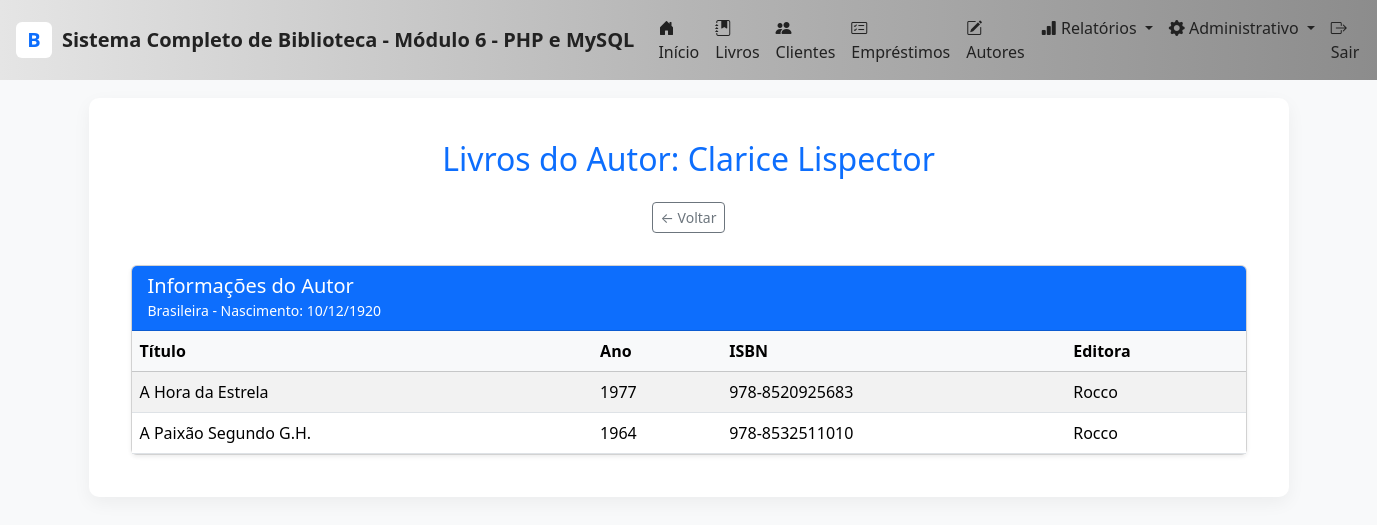
Screenshot of /autor_livros.php?id=2 with the database file from the repository.
### tables this page shows
CREATE TABLE `autores` (
  `id` int NOT NULL AUTO_INCREMENT,
  `nome` varchar(150) NOT NULL,
  `nacionalidade` varchar(50) DEFAULT NULL,
  `data_nascimento` date DEFAULT NULL,
  `biografia` text,
  `created_at` timestamp NOT NULL DEFAULT CURRENT_TIMESTAMP,
  `updated_at` timestamp NOT NULL DEFAULT CURRENT_TIMESTAMP ON UPDATE CURRENT_TIMESTAMP,
  PRIMARY KEY (`id`)
);

CREATE TABLE `livros` (
  `id` int NOT NULL AUTO_INCREMENT,
  `titulo` varchar(200) NOT NULL,
  `autor_id` int NOT NULL,
  `isbn` varchar(20) DEFAULT NULL,
  `ano_publicacao` year DEFAULT NULL,
  `editora` varchar(100) DEFAULT NULL,
  `numero_paginas` int DEFAULT NULL,
  `quantidade_total` int DEFAULT '1',
  `quantidade_disponivel` int DEFAULT '1',
  `categoria` varchar(50) DEFAULT NULL,
  `capa_imagem` varchar(255) DEFAULT NULL,
  `localizacao` varchar(50) DEFAULT NULL,
  `created_at` timestamp NOT NULL DEFAULT CURRENT_TIMESTAMP,
  `updated_at` timestamp NOT NULL DEFAULT CURRENT_TIMESTAMP ON UPDATE CURRENT_TIMESTAMP,
  PRIMARY KEY (`id`),
  UNIQUE KEY `isbn` (`isbn`),
  KEY `idx_titulo` (`titulo`),
  KEY `idx_autor` (`autor_id`),
  KEY `idx_isbn` (`isbn`),
  CONSTRAINT `livros_ibfk_1` FOREIGN KEY (`autor_id`) REFERENCES `autores` (`id`)
);

### autor_livros.php (the view, shortened to what this page needs)
<?php
require_once __DIR__ . '/includes/header.php';
try {
    $conn = Database::getInstance()->getConnection();
} catch (Exception $e) {
    die("Falha ao obter conexão com o banco de dados: " . $e->getMessage());
}
$autor_id = isset($_GET['id']) ? intval($_GET['id']) : 0;
$stmt_autor = $conn->prepare("SELECT nome, nacionalidade, data_nascimento FROM autores WHERE id = :autor_id");
$stmt_autor->bindParam(':autor_id', $autor_id, PDO::PARAM_INT);
$stmt_autor->execute();
$autor_info = $stmt_autor->fetch(PDO::FETCH_ASSOC);
$autor_nome = $autor_info['nome'];
$data_nascimento = $autor_info['data_nascimento'] ? date('d/m/Y', strtotime($autor_info['data_nascimento'])) : "Não informada";
$sql = "
    SELECT
        l.id AS livro_id,
        l.titulo,
        l.isbn,
        l.ano_publicacao,
        l.editora
    FROM autores a
    LEFT JOIN livros l ON a.id = l.autor_id
    WHERE a.id = :autor_id
    ORDER BY l.titulo
";
$stmt = $conn->prepare($sql);
$stmt->bindParam(':autor_id', $autor_id, PDO::PARAM_INT);
$stmt->execute();
$dados = $stmt->fetchAll(PDO::FETCH_ASSOC);
?>
<!DOCTYPE html>
<html lang="pt-br">
<head>
    <link href="https://cdn.jsdelivr.net/npm/bootstrap@5.3.2/dist/css/bootstrap.min.css" rel="stylesheet">
</head>
<body class="bg-light">
<div class="container mt-4">
    <h2 class="text-center mb-4 text-primary">Livros do Autor: <?php echo htmlspecialchars($autor_nome); ?></h2>
    <p class="text-center">
        <a href="javascript:history.back()" class="btn btn-sm btn-outline-secondary mb-3">
            &larr; Voltar
        </a>
    </p>
    <?php
    $tem_livros = count($dados) > 0 && !empty($dados[0]['livro_id']);
    echo "
    <div class='card mb-4 shadow-sm'>
        <div class='card-header bg-primary text-white'>
            <h5 class='mb-0'>Informações do Autor</h5>
            <small>" . htmlspecialchars($autor_info['nacionalidade']) . " - Nascimento: {$data_nascimento}</small>
        </div>
        <div class='card-body p-0'>
            <table class='table table-striped mb-0'>
                <thead class='table-light'>
                    <tr>
                        <th>Título</th>
                        <th>Ano</th>
                        <th>ISBN</th>
                        <th>Editora</th>
                    </tr>
                </thead>
                <tbody>
    ";
    if ($tem_livros) {
        foreach ($dados as $linha) {
            echo "
                <tr>
                    <td>" . htmlspecialchars($linha['titulo']) . "</td>
                    <td>" . htmlspecialchars($linha['ano_publicacao']) . "</td>
                    <td>" . htmlspecialchars($linha['isbn']) . "</td>
                    <td>" . htmlspecialchars($linha['editora']) . "</td>
                </tr>
            ";
        }
    }
    echo "</tbody></table></div></div>";
    ?>
</div>
</body>
</html>

### includes/header.php (style rules this page uses)
body { background:#f8f9fa; font-family: "Segoe UI", Tahoma, sans-serif; }

### rows the page displays
autores: nome "Clarice Lispector", nacionalidade "Brasileira", data_nascimento "10/12/1920"
livros: titulo "A Hora da Estrela", ano_publicacao "1977", isbn "978-8520925683", editora "Rocco"
livros: titulo "A Paixão Segundo G.H.", ano_publicacao "1964", isbn "978-8532511010", editora "Rocco"

### other values shown
NOME_BIBLIOTECA "Sistema Completo de Biblioteca - Módulo 6 - PHP e MySQL"
